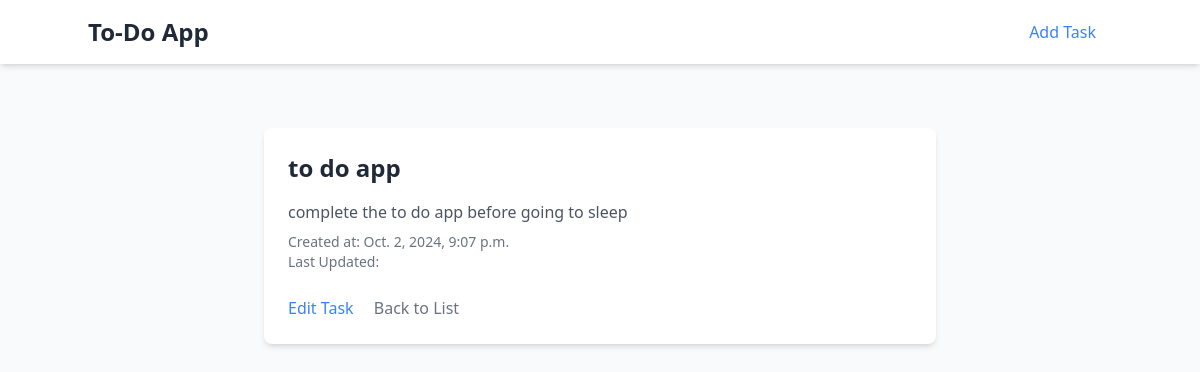
The page /3/ on the database as committed earlier.
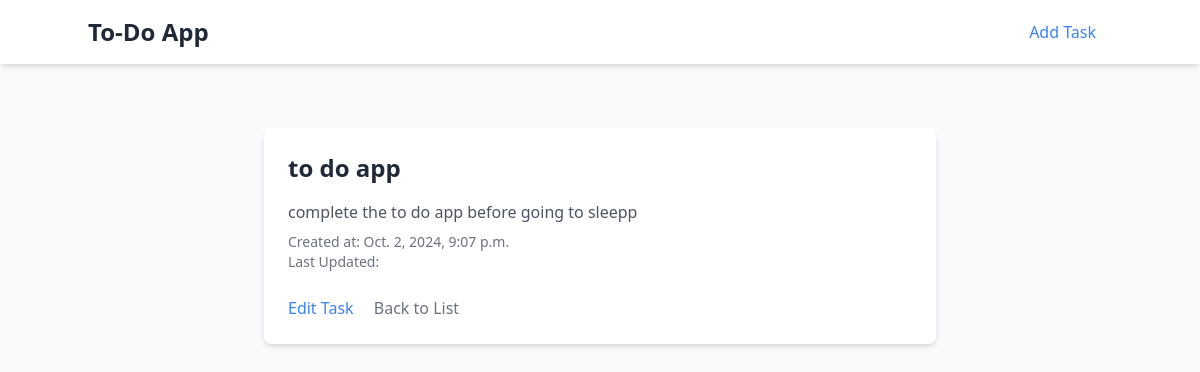
The same page on the database as committed later.
### tasks/models.py (models this page shows, shortened)
class Tasks(models.Model):
    name = models.CharField(max_length=200)
    description = models.TextField(blank=True)
    completed = models.BooleanField(default=False)
    created_at = models.DateTimeField(auto_now_add=True)
    user = models.ForeignKey(User, on_delete=models.CASCADE)

### tasks/views.py (the view)
# urls.py: path("<int:pk>/", views.TaskDetail, name="task-detail"),
def TaskDetail(request, pk):
    task = get_object_or_404(Tasks,pk=pk)
    return render(request, 'tasks/task_details.html', {'task': task})

### templates/tasks/task_details.html
{% extends 'partials/base.html' %}
{% block content %}
<div class="max-w-2xl mx-auto bg-white rounded-lg shadow-md p-6 mt-8">
    <h2 class="text-2xl font-bold text-gray-800">{{ task.name }}</h2>
    <p class="text-gray-600 mt-4">{{ task.description }}</p>
    <p class="text-sm text-gray-500 mt-2">Created at: {{ task.created_at }}</p>
    <p class="text-sm text-gray-500">Last Updated: {{ task.updated_at }}</p>
    <div class="mt-6">
        <a href="{% url 'tasks:task-update' task.pk %}" class="inline-block text-blue-500 hover:text-blue-700 mr-4">Edit Task</a>
        <a href="{% url 'tasks:index' %}" class="inline-block text-gray-500 hover:text-gray-700">Back to List</a>
    </div>
</div>
{% endblock %}

Rows that differ between the two databases and show on the page:
changed Tasks "to do app": description "complete the to do app before going to sleep" → "complete the to do app before going to sleepp"
